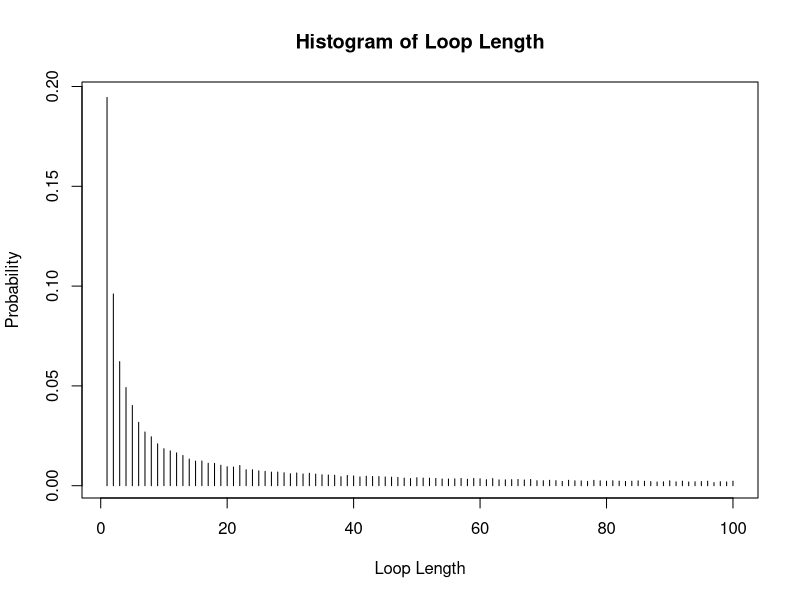

The R script that drew this image:
# Contributors:
# Qunoot Khaleeq_s2314595, Morgan Gallagher_s2463128, Banan Alharthi_s2451066

# repo: https://github.com/qunoot-k/Practical2.git

# Contribution:
# Qunoot - Implement strategy 1, 2, Pone for strategy 1, 2, Pall for strategy 1
  #Proportion of contribution: 33.33
# Morgan - Implement strategy 3, Pone for strategy 3, Pall for strategy 2 and 3, 
  #example code for each strategy n=5 and n=50, wrote remarks on results
  #Proportion of contribution: 33.33
# Banan - created dloop function and ran the example and plot
  #Proportion of contribution: 33.33



#Objective: 
#This code intends to simulate the prisoner problem to determine which strategy
#is the best for all prisoners to be released. 
#The prisoner problem is set up as follows, there are 2n prisoners that have a 
#unique number from 1 to 2n. The prison has a room that contains 2n boxes. Each 
#box contains a random card that has a unique number, 1 to 2n. The prisoners' 
#objective is to find the card with their number on it by opening a maximum of 
#n boxes. After one prisoner's turn the room is returned to its original state. 
#If all prisoners succeed in finding their number, all prisoners will be 
#released. We assume that the prisoners can implement 1 of 3 strategies. 

  #Strategy one is that the prisoner starts with the box that has 
  #their number on it. They open the box and read what number is
  # on the card. If the number on the card is not their number they
  #proceed to the box with the number on the card until they find 
  #their card number

  #Strategy two is the same procedure as strategy one, but the prisoner
  #starts at a random box instead of the box with their prisoner number

  #Strategy three is the prisoner opens n random boxes and checks if the
  #cards inside matches their prisoner number

#To simulate all prisoners being released we first create 3 functions that 
#return if one prisoner is successful in finding their number while following 
#each of the three strategies. We then create function Pone which tells us the 
#probability of one prisoner being successful. We then construct Pall to tell us 
#the probability that all prisoners find their number. To further support our 
#results from Pall to determine which strategy is best, we construct function 
#dloop to examine the probability of loops smaller than n existing in a random 
#shuffling of the cards in the boxes. We visualize this using a histogram. 


  
strategy_one <- function(n, k, card){

	# Calculate the probability (0 or 1) a prisoner finds their number 
	# in 2n boxes given n tries, starting with box number k, the prisoner's number

	# Input: 
	# n - number of tries/max boxes prisoner can open
	# k - prisoner's number
	# card - vector of unique random generated numbers of length 2n  

	# Output:
	# success - 1 if the prisoner finds the number, 0 otherwise
	
  box <- c(k)
  success = 0
  for (i in 1:n) {
    if (card[box] == k) {success = 1; break} 
		box <- card[box]}
  return(success)
  }

strategy_two <- function(n, k, card){

  # Calculate the probability (0 or 1) a prisoner finds their number
  # in 2n boxes given n tries, starting with a random box number.
	# If a card contains a number of a box previously opened, it is failure 

  # Input:
  # n - number of tries/max boxes prisoner can open
  # k - prisoner's number
  # card - vector of unique random generated numbers of length 2n

  # Output:
  # success - 1 if the prisoner finds the number, 0 otherwise

  box <- sample(1:(2*n),1)
  success = 0
  for (i in 1:n) {
    current_number <- card[box[i]]
    if (current_number == k) {success = 1; break}
    else if (current_number %in% box) {break}
    box[i+1] <- current_number}
  return(success)
  }

strategy_three <- function(n, k, card){
  
  # Calculate the probability (0 or 1) a prisoner finds their number
  # Open n random boxes out of 2n
  # If none of the n random boxes contains the prisoner number, it is a failure
        
  #Input:
  # n - number of tries, or number of random boxes opened
  # k - prisoner's number
  # card - vector of unique random generated numbers of length 2n
  
  # Output:
  # success - 1 if the prisoner finds the number, 0 otherwise

  rand_boxes <- sample(1:(2*n),n)
  success = 0
  for (i in rand_boxes) {
    if (card[i] == k) {success = 1; break}}
  return(success)
  }


Pone <- function(n, k, strategy, nreps) {

	# Estimates the probability of a single prisoner succeeding in finding their 
  #number. The function runs the chosen strategy function nreps times to 
  #obtain the probability of one prisoner succeeding given the chosen strategy,
  #the number of times the prisoner is successful over the total number of 
  #times the simulation is run, nreps. 

	# Input:
	# n - number of tries/max boxes prisoner can open
	# k - prisoner's number
	# strategy - 1, 2, or 3 to be implemented
	# nreps - number of replicate simulations
  
	# Output:
	# probability of a prisoner succeeding
	
  cat("The probability of a prisoner succeeding, using strategy "
      , strategy, " is ")
  if (strategy == 1) {
    found <- sapply(1:nreps, function(x) {
      card <- sample(1:(2*n),2*n)
			strategy_one(n, k, card)})
    cat(sum(unlist(found))/nreps, "\n")}
  
  else if (strategy == 2) {
    found <- sapply(1:nreps, function(x) {
      card <- sample(1:(2*n),2*n)
      strategy_two(n, k, card)})
    cat(sum(unlist(found))/nreps, "\n")}
  
  else if (strategy == 3) {
    found <- sapply(1:nreps, function(x) {
      card <- sample(1:(2*n),2*n)
      strategy_three(n, k, card)})
    cat(sum(unlist(found))/nreps, "\n")}
}

Pall <- function(n, strategy, nreps) {

  # Estimates the probability of all prisoners succeeding in finding their 
  #number to be set free. The function runs whichever strategy is chosen 2n 
  #times to see if any prisoners have failed. If so, the entire group has 
  #failed, only if all are successful then the group is successful. We repeat 
  #this process nreps times to calculate the probability of success for all 
  #prisoners, the number of times the chosen strategy ends in success for the 
  #entire group divided by the total number of times the chosen strategy is run.

  # Input:
  # n - number of tries/max boxes prisoner can open
  # strategy - 1, 2, or 3 to be implemented
  # nreps - number of times to replicate Pone

  # Output:
  # probability of all prisoners succeeding

  cat("The probability of all prisoners succeeding, using strategy "
      , strategy, " is ")
  if (strategy == 1) {
    found <- sapply(1:nreps, function(x) {
      card <- sample(1:(2*n),2*n)
      all_success <- sapply(1:(2*n), function(y) {strategy_one(n, y, card)})
      if (length(which(unlist(all_success)==0))>0) {0} else {1}})
    cat(sum(unlist(found))/nreps, "\n")}

  else if (strategy == 2) {
    found <- sapply(1:nreps, function(x) {
      card <- sample(1:(2*n),2*n)
      all_success <- sapply(1:(2*n), function(y) {strategy_two(n, y, card)})
      if (length(which(unlist(all_success)==0))>0) {0} else {1}})
    cat(sum(unlist(found))/nreps, "\n")}
  
  else if (strategy == 3) {
    found <- sapply(1:nreps, function(x) {
      card <- sample(1:(2*n),2*n)
      all_success <- sapply(1:(2*n), function(y) {strategy_three(n, y, card)})
      if (length(which(unlist(all_success)==0))>0) {0} else {1}})
    cat(sum(unlist(found))/nreps, "\n")}
  }


nreps <- c(10000)
n <- c(5)
k <- sample(1:(2*n), 1)
cat("\n Running", 2*n,"prisoners simulation:\n")
#Estimating the individual success probabilities for n = 5 for each strategy
#Running simulation 10,000 times to get probability 
Pone(n, k, 1, nreps)
Pone(n, k, 2, nreps)
Pone(n, k, 3, nreps)

#Estimating the joint success probabilities for n = 5 for each strategy
#Running simulation 10,000 times to get probability 
Pall(n, 1, nreps)
Pall(n, 2, nreps)
Pall(n, 3, nreps)

n <- c(50)
k <- sample(1:(2*n), 1)
cat("\n Running", 2*n,"prisoners simulation:\n")
#Estimating the individual success probabilities for n = 50 for each strategy
#Running simulation 10,000 times to get probability 
Pone(n, k, 1, nreps)
Pone(n, k, 2, nreps)
Pone(n, k, 3, nreps)

#Estimating the joint success probabilities for n = 50 for each strategy
#Running simulation 10,000 times to get probability 
Pall(n, 1, nreps)
Pall(n, 2, nreps)
Pall(n, 3, nreps)


#Results: 
#What's surprising is that there is a little over 30% chance that all prisoners
#will go free if they implement strategy 1. All strategies have a positive  
#probability under Pone but strategies 2 and 3 seem to be ineffective under Pall 
#heading towards probability 0 of success. Strategy 1 continues to have a  
#surprisingly consistent/high probability compared to the others under Pall. 

#The probability of strategy 1 using Pall is interesting. Because we would 
#expect the event of one prisoner going in and using strategy 1 to be 
#independent of the next prisoner. But this is not the case because Pall using  
#strategy 1 has a probability of about 0.3, and not 0. If the events were  
#independent we would expect Pall to be (Pone*Pone*Pone...*Pone) n times, so 
#(0.5)^n = 0, which is not true according to the simulations. So the event of 
#one prisoner going in and implementing strategy 1 is not independent of another
#going in and also implementing strategy 1. 


# To look further into this matter, dloop function will be created to calculate 
# the probabilities of each length of the nested loop of cards and boxes 
# occurring until it's equal to k.

dloop <- function(n,nreps) {
  
  # Simulate nreps trials of a 2n vector that represents cards inside boxes  
  # and estimate the probabilities for each length of the nested loops 
  # being equal to the initial box k
  
  # Input:
  # n - half of the number of cards and boxes in each trial
  # nreps - number of trials simulated
  
  # Output:
  # v - 2n-vector of probabilities of each length of the nested loops occurring
  
  v <- array(0,2*n)                     # initiating 2n-vector
  
  for (rep in 1:nreps) {
    u <- sample(1:(2*n),2*n)            # card shuffle
    c <- array(0,2*n)                   # loop length counter vector
    for (i in 1:(2*n)) {
      k <- u[i]                         # initial box
      l <- k                            # variable to hold nested values
      for (j in 1:(2*n)) {
        if (u[l] == k) {c[j] <- c[j] + 1; break} 
        l <- u[l]}}
    c <- c/c(1:(2*n))                   # no. of loop lengths for a card shuffle
    v <- v + c}                         # sum of loop lengths nreps trials
  
  v <- v/(sum(v)); return(v)            # calculate the probabilities
  }    

n <- 50; nreps <- 10000
cat("\n Running the nested loops simulation for n =",n,": \n")
v <- dloop(n,nreps)
cat("The probability of no nested loops longer than 50 is",sum(v[1:n]),"\n")
plot(v,type="h", 
     main="Histogram of Loop Length", xlab="Loop Length", ylab="Probability")

#The simulation suggests there's around 85% chance of finding loops shorter than
#n, which supports our argument of using strategy 1 in the prisoner simulation.
